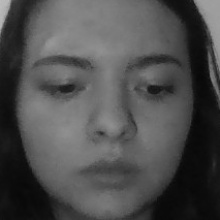
#> input picture fotos/1_Camilly_1.jpg, 220 x 220 px, given in place of the camera
$ python capturar_faces.py
#> lines starting #> are read from the running program, lines starting #| are printed output that depends on the picture; after the words box and inside, x2 and y2 are one past the last pixel; in counts of white or black regions, pixels touching at a corner belong together
import re
from pathlib import Path

import cv2
import numpy as np

PASTA_FOTOS = Path("fotos")
ARQUIVO_PESSOAS = Path("pessoas.txt")
QUANTIDADE_FOTOS = 25
TAMANHO = (220, 220)
ARQUIVO_CASCADE = "haarcascade_frontalface_default.xml"


def carregar_detector_faces():
    """Procura o Haar Cascade no projeto e, se não achar, no OpenCV."""
    caminhos = [Path(__file__).parent / ARQUIVO_CASCADE, Path(ARQUIVO_CASCADE)]
    try:
        caminhos.append(Path(cv2.data.haarcascades) / ARQUIVO_CASCADE)
    except Exception:
        pass
    for caminho in caminhos:
        if caminho.exists():
            detector = cv2.CascadeClassifier(str(caminho))
            if not detector.empty():
                return detector
    return None


def carregar_pessoas():
    pessoas = {}
    if ARQUIVO_PESSOAS.exists():
        for linha in ARQUIVO_PESSOAS.read_text(encoding="utf-8").splitlines():
#> (reads pessoas.txt from the repository)
            if ";" in linha:
                codigo, nome = linha.split(";", 1)
                pessoas[int(codigo)] = nome
    return pessoas


def salvar_pessoas(pessoas):
    linhas = [f"{codigo};{nome}" for codigo, nome in sorted(pessoas.items())]
    ARQUIVO_PESSOAS.write_text("\n".join(linhas) + "\n", encoding="utf-8")


def normalizar_nome(nome):
    nome = re.sub(r"[^a-zA-ZÀ-ÿ0-9_-]", "_", nome.strip())
    return nome or "pessoa"


def main():
    PASTA_FOTOS.mkdir(exist_ok=True)
    pessoas = carregar_pessoas()

    nome = input("Digite o nome da pessoa: ").strip()
#> the answer given: fotos/1_Camilly_1.jpg
    if not nome:
        print("Nome inválido.")
        return

    codigo = max(pessoas.keys(), default=0) + 1
    pessoas[codigo] = nome
    salvar_pessoas(pessoas)

    detector = carregar_detector_faces()
    if detector is None:
        print("Não encontrei haarcascade_frontalface_default.xml na pasta do projeto.")
        return
    camera = cv2.VideoCapture(0)
    amostra = 1

    print("Pressione F para capturar uma foto quando o rosto estiver enquadrado.")

    while camera.isOpened() and amostra <= QUANTIDADE_FOTOS:
        status, imagem = camera.read()
#> imagem is the input picture: shape (220, 220, 3); min 7, max 188, mean 77.8
        if not status:
            break

        imagem_cinza = cv2.cvtColor(imagem, cv2.COLOR_BGR2GRAY)
        faces = detector.detectMultiScale(
            imagem_cinza, scaleFactor=1.05, minNeighbors=5, minSize=(120, 120)
        )
#> faces = [[18, 23, 184, 184]]

        for x, y, largura, altura in faces:
            cv2.rectangle(imagem, (x, y), (x + largura, y + altura), (0, 0, 255), 2)

            if cv2.waitKey(1) & 0xFF == ord("f"):
                # Mesma ideia do material de referência: evita fotos muito escuras.
                if np.average(imagem_cinza) > 80:
                    rosto = cv2.resize(
                        imagem_cinza[y:y + altura, x:x + largura], TAMANHO
                    )
                    arquivo = PASTA_FOTOS / f"{codigo}_{normalizar_nome(nome)}_{amostra}.jpg"
                    cv2.imwrite(str(arquivo), rosto)
                    print(f"Foto {amostra}/{QUANTIDADE_FOTOS} salva: {arquivo}")
                    amostra += 1
                else:
                    print("Imagem muito escura. Tente novamente.")
#> this loop made 1 pass; (key q is pressed on pass 1)
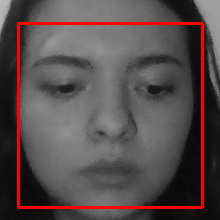
#> imagem: shape (220, 220, 3); 4.55% of pixels changed, all inside (x1, y1, x2, y2) = (17, 22, 204, 209)
#> after the loop, amostra = 1

        cv2.putText(
            imagem,
            f"Fotos: {amostra - 1}/{QUANTIDADE_FOTOS} - F captura / Q sai",
            (10, 30),
            cv2.FONT_HERSHEY_SIMPLEX,
            0.7,
            (0, 0, 255),
            2,
        )
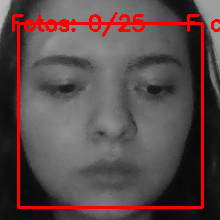
#> imagem: shape (220, 220, 3); 1.93% of pixels changed, all inside (x1, y1, x2, y2) = (12, 12, 220, 37)
        cv2.imshow("Captura de rostos", imagem)

        tecla = cv2.waitKey(1) & 0xFF
#> (key q is pressed here)
        if tecla == ord("q"):
            break

    camera.release()
    cv2.destroyAllWindows()
    print("Captura finalizada.")


if __name__ == "__main__":
    main()
